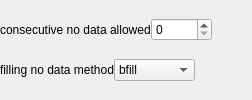
                <widget class="QWidget" name="fillTab">
                 <layout class="QVBoxLayout" name="verticalLayout_27" stretch="0,0">
                  <property name="spacing">
                   <number>3</number>
                  </property>
                  <property name="leftMargin">
                   <number>0</number>
                  </property>
                  <property name="topMargin">
                   <number>3</number>
                  </property>
                  <property name="rightMargin">
                   <number>0</number>
                  </property>
                  <property name="bottomMargin">
                   <number>3</number>
                  </property>
                  <item>
                   <layout class="QHBoxLayout" name="horizontalLayout_74" stretch="4,2,3">
                    <property name="spacing">
                     <number>0</number>
                    </property>
                    <property name="leftMargin">
                     <number>0</number>
                    </property>
                    <item>
                     <widget class="QLabel" name="label_44">
                      <property name="text">
                       <string>consecutive no data allowed</string>
                      </property>
                     </widget>
                    </item>
                    <item>
                     <widget class="QSpinBox" name="fillLimit">
                      <property name="maximum">
                       <number>10000</number>
                      </property>
                     </widget>
                    </item>
                    <item>
                     <spacer name="horizontalSpacer_6">
                      <property name="orientation">
                       <enum>Qt::Horizontal</enum>
                      </property>
                      <property name="sizeHint" stdset="0">
                       <size>
                        <width>40</width>
                        <height>20</height>
                       </size>
                      </property>
                     </spacer>
                    </item>
                   </layout>
                  </item>
                  <item>
                   <layout class="QHBoxLayout" name="horizontalLayout_73" stretch="4,2,3">
                    <property name="spacing">
                     <number>0</number>
                    </property>
                    <property name="leftMargin">
                     <number>0</number>
                    </property>
                    <item>
                     <widget class="QLabel" name="label_45">
                      <property name="text">
                       <string>filling no data method</string>
                      </property>
                     </widget>
                    </item>
                    <item>
                     <widget class="QComboBox" name="fillBox">
                      <item>
                       <property name="text">
                        <string>bfill</string>
                       </property>
                      </item>
                      <item>
                       <property name="text">
                        <string>ffill</string>
                       </property>
                      </item>
                      <item>
                       <property name="text">
                        <string>time</string>
                       </property>
                      </item>
                      <item>
                       <property name="text">
                        <string>spline</string>
                       </property>
                      </item>
                      <item>
                       <property name="text">
                        <string>linear</string>
                       </property>
                      </item>
                      <item>
                       <property name="text">
                        <string>quadratic</string>
                       </property>
                      </item>
                      <item>
                       <property name="text">
                        <string>cubic</string>
                       </property>
                      </item>
                     </widget>
                    </item>
                    <item>
                     <spacer name="horizontalSpacer_10">
                      <property name="orientation">
                       <enum>Qt::Horizontal</enum>
                      </property>
                      <property name="sizeHint" stdset="0">
                       <size>
                        <width>40</width>
                        <height>20</height>
                       </size>
                      </property>
                     </spacer>
                    </item>
                   </layout>
                  </item>
                 </layout>
                </widget>
